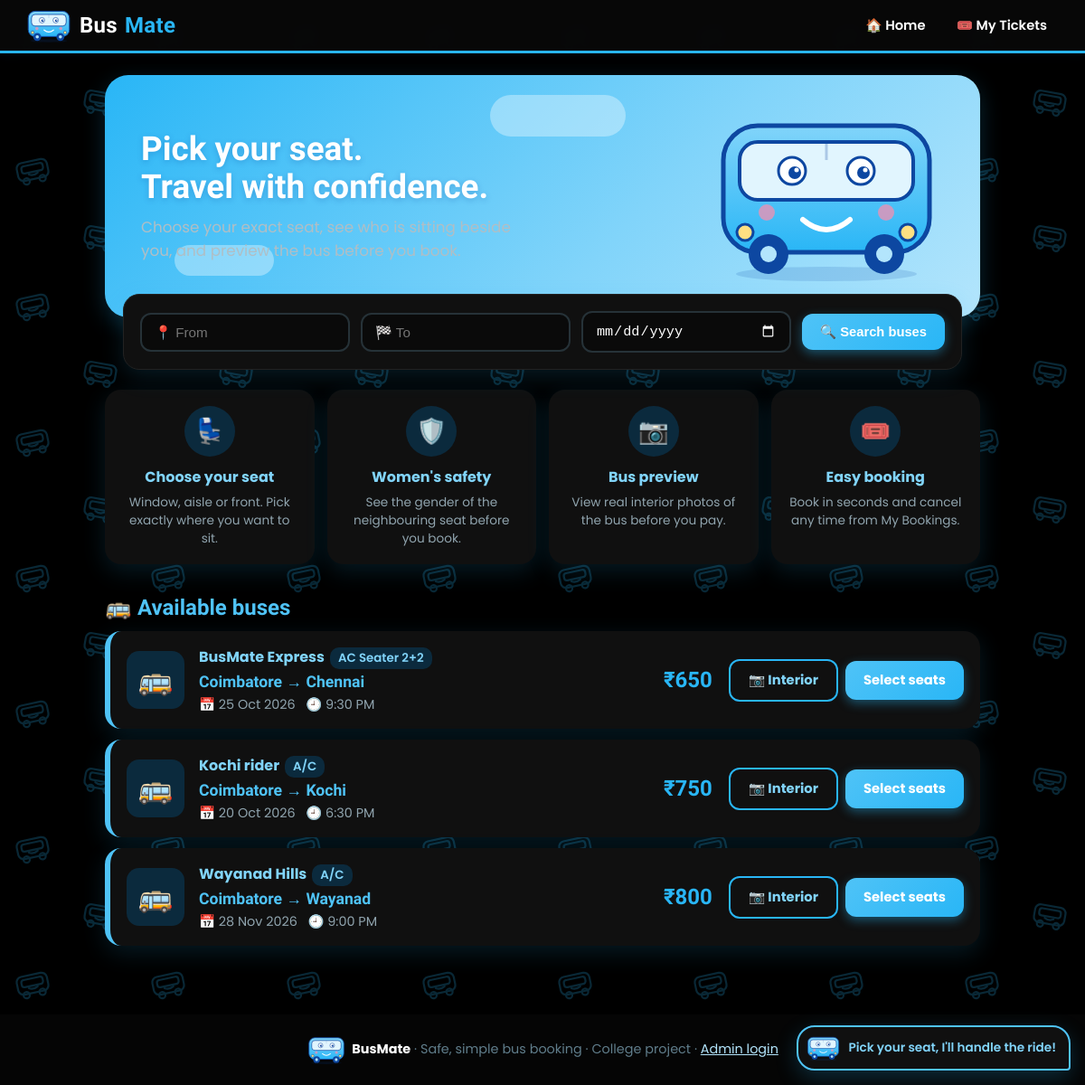
The page / on the database its author committed.
### tables this page shows
CREATE TABLE routes(id INTEGER PRIMARY KEY, bus_name TEXT, bus_type TEXT, source TEXT, destination TEXT, travel_date TEXT, dep_time TEXT, price INTEGER);

### app.py (the view)
@app.route("/")
def home():
    s, d, t = request.args.get("source", ""), request.args.get("destination", ""), request.args.get("date", "")
    q = "SELECT * FROM routes WHERE source LIKE ? AND destination LIKE ? AND travel_date LIKE ?"
    routes = db().execute(q, (f"%{s}%", f"%{d}%", f"%{t}%")).fetchall()
    return render_template("home.html", routes=routes)

### app.py (called while the page is built)
@app.template_filter("ampm")
def ampm(t):
    try:
        h, m = map(int, str(t).split(":")); return f"{(h % 12) or 12}:{m:02d} {'AM' if h < 12 else 'PM'}"
    except Exception:
        return t

def db():
    if "db" not in g:
        g.db = sqlite3.connect(DB)
        g.db.row_factory = sqlite3.Row
    return g.db

@app.template_filter("dmy")
def dmy(v):
    try:
        y, m, d = v.split("-"); return f"{int(d)} {['Jan','Feb','Mar','Apr','May','Jun','Jul','Aug','Sep','Oct','Nov','Dec'][int(m)-1]} {y}"
    except Exception:
        return v

### templates/home.html
{% extends "base.html" %}{% block body %}
<section class="hero"><div class="hero-text"><h1>Pick your seat.<br>Travel with confidence.</h1><p>Choose your exact seat, see who is sitting beside you, and preview the bus before you book.</p></div>
<img class="hero-bus" src="/static/images/mascot.svg" alt="BusMate mascot"></section>
<form class="card row search" method="get"><input name="source" placeholder="📍 From"><input name="destination" placeholder="🏁 To"><input type="date" name="date"><button>🔍 Search buses</button></form>
<div class="features">
<div class="feat"><i>💺</i><b>Choose your seat</b><p>Window, aisle or front. Pick exactly where you want to sit.</p></div>
<div class="feat"><i>🛡️</i><b>Women's safety</b><p>See the gender of the neighbouring seat before you book.</p></div>
<div class="feat"><i>📷</i><b>Bus preview</b><p>View real interior photos of the bus before you pay.</p></div>
<div class="feat"><i>🎟️</i><b>Easy booking</b><p>Book in seconds and cancel any time from My Bookings.</p></div></div>
<h2 class="sec">🚌 Available buses</h2>
{% for r in routes %}<div class="bus-card"><div class="bus-ico">🚌</div>
<div class="bus-info"><b>{{ r.bus_name }}</b><small>{{ r.bus_type }}</small><div class="route">{{ r.source }} → {{ r.destination }}</div><div class="when">📅 {{ r.travel_date|dmy }} &nbsp; 🕘 {{ r.dep_time|ampm }}</div></div>
<div class="actions"><span class="price">₹{{ r.price }}</span><a class="btn alt" href="/route/{{ r.id }}/preview">📷 Interior</a><a class="btn" href="/route/{{ r.id }}/seats">Select seats</a></div></div>
{% else %}<div class="card">No buses found. Try another search.</div>{% endfor %}{% endblock %}

### templates/base.html (shortened to what this page needs)
<!doctype html><html><head><meta charset="utf-8"><meta name="viewport" content="width=device-width,initial-scale=1">
<link rel="stylesheet" href="/static/css/style.css"></head><body class="{% block bodyclass %}{% endblock %}">
<nav><a class="logo" href="/"><img src="/static/images/mascot.svg" alt="BusMate logo">Bus<b>Mate</b></a>
<span><a href="/">🏠 Home</a><a href="/my-tickets">🎟️ My Tickets</a>{% if session.role=='admin' %}<a href="/admin">⚙️ Admin</a><a href="/logout">Logout</a>{% endif %}</span></nav>
<main>{% for m in get_flashed_messages() %}<div class="flash">{{ m }}</div>{% endfor %}{% block body %}{% endblock %}</main>
<footer><img src="/static/images/mascot.svg" alt=""><b>BusMate</b> · Safe, simple bus booking · College project · <a href="/admin/login" style="color:#B3E5FC">Admin login</a></footer>
<div class="tip" onclick="this.remove()" title="Click to close"><img src="/static/images/mascot.svg" alt="">Pick your seat, I'll handle the ride!</div></body></html>

### rows shown on the page
routes: bus_name "BusMate Express", bus_type "AC Seater 2+2", source "Coimbatore", destination "Chennai", travel_date|dmy "25 Oct 2026", dep_time|ampm "9:30 PM", price "650"
routes: bus_name "Kochi rider", bus_type "A/C", source "Coimbatore", destination "Kochi", travel_date|dmy "20 Oct 2026", dep_time|ampm "6:30 PM", price "750"
routes: bus_name "Wayanad Hills", bus_type "A/C", source "Coimbatore", destination "Wayanad", travel_date|dmy "28 Nov 2026", dep_time|ampm "9:00 PM", price "800"
